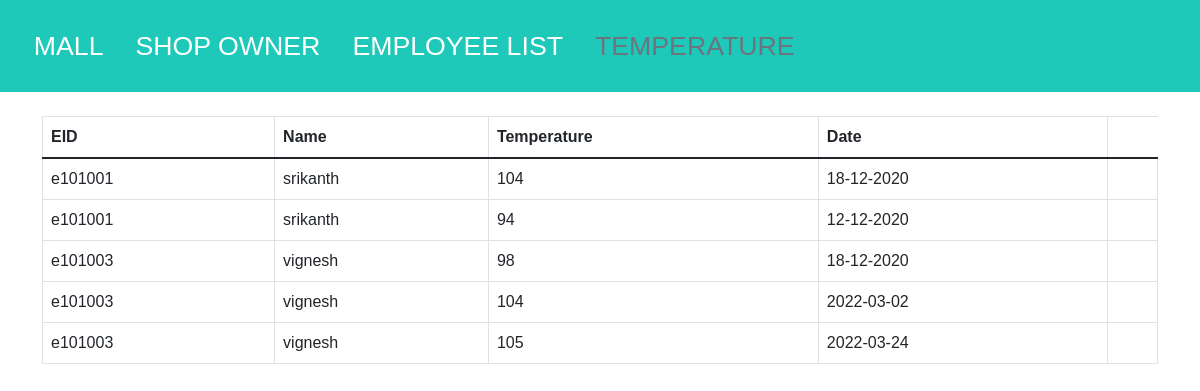
The app's page /temp.php (signed in) with its own data.
### tables this page shows
CREATE TABLE `checking` (
  `eid` varchar(20) NOT NULL,
  `ch_no` varchar(20) NOT NULL,
  `temp` varchar(20) NOT NULL,
  `date` varchar(20) NOT NULL
);

CREATE TABLE `employee` (
  `eid` varchar(20) NOT NULL,
  `ename` varchar(20) NOT NULL,
  `ephone` varchar(20) NOT NULL,
  `eaddress` varchar(50) NOT NULL,
  `sid` varchar(20) NOT NULL,
  `did` varchar(20) NOT NULL,
  `desig` varchar(20) NOT NULL
);

### temp.php (the view, shortened to what this page needs)
<?php
$host = "localhost";
$user = "root";
$password ="";
$database = "mall";
try{
    $connect = mysqli_connect($host, $user, $password, $database);
} catch (mysqli_sql_exception $ex) {
    echo 'Error';
}
?>
<!DOCTYPE html>
<html lang="en">
<head>
    <link href='https://cdn.jsdelivr.net/npm/bootstrap@5.1.3/dist/css/bootstrap.min.css' rel='stylesheet'>
    <link href="temp_style.css" rel="stylesheet">
</head>
<body>
<nav class="nav">
    <a class="nav-link" aria-current="page" href="index.php">MALL</a>
    <a class="nav-link" href="shopowner.php">SHOP OWNER</a>
    <a class="nav-link" href="emplist.php">EMPLOYEE LIST</a>
    <a class="nav-link disabled">TEMPERATURE</a>
    </nav>
    <br>
    <div class="container">
  <tbody>
<?php
$sid = $_SESSION['sid'];
$sql="Select * from employee join checking on employee.eid=checking.eid where sid='$sid' " ;
if($result = mysqli_query($connect, $sql)){
    if(mysqli_num_rows($result) > 0){
        echo '<table class="table table-bordered table-hover">';
            echo "<thead>";
                echo "<tr>";
                    echo "<th>EID</th>";
                    echo "<th>Name</th>";
                    echo "<th>Temperature</th>";
                    echo "<th>Date</th>";
                echo "</tr>";
            echo "</thead>";
            echo "<tbody>";
            while($row = mysqli_fetch_array($result)){
                echo "<tr>";
                    echo "<td>" . $row['eid'] . "</td>";
                    echo "<td>" . $row['ename'] . "</td>";
                    echo "<td>" . $row['temp'] . "</td>";
                    echo "<td>" . $row['date'] . "</td>";
                    echo "<td>";
                echo "</tr>";
            }
            echo "</tbody>";
        echo "</table>";
    } else{
        echo '<div class="alert alert-danger"><em>No records were found.</em></div>';
    }
} else{
    echo "Oops! Something went wrong. Please try again later.";
}
?>
  </tbody>
</div>
</body>
</html>

### temp_style.css (style rules this page uses)
* { box-sizing: border-box; margin: 0; padding: 0; font-family: 'Kumbh Sans', sans-serif; scroll-behavior: smooth; }
.nav { background-color: rgb(30, 201, 186); padding: 2ch; }
.nav-link { font-size: 3ch; color: white; }

### records on screen
checking: eid "e101001", eid.ename "srikanth", temp "104", date "18-12-2020"
checking: eid "e101001", eid.ename "srikanth", temp "94", date "12-12-2020"
checking: eid "e101003", eid.ename "vignesh", temp "98", date "18-12-2020"
checking: eid "e101003", eid.ename "vignesh", temp "104", date "2022-03-02"
checking: eid "e101003", eid.ename "vignesh", temp "105", date "2022-03-24"
